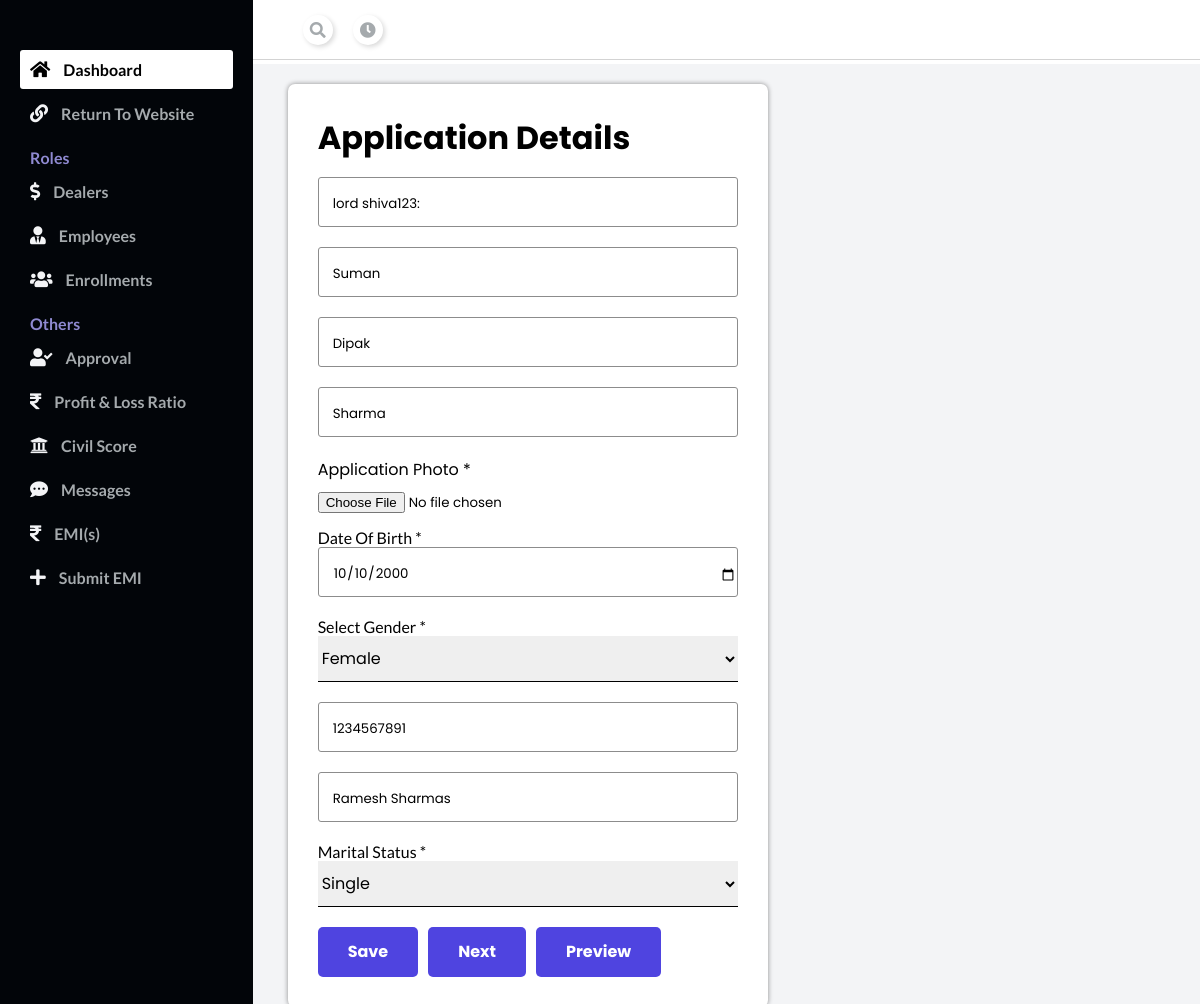
Screenshot of /admin_dashboard/edit_enrollment/48 with the database file from the repository.
### main/models.py (models this page shows)
class Enrollment(models.Model):
    user = models.ForeignKey(User, on_delete=models.CASCADE, null=True)
    enrollment_id = models.TextField()
    password = models.TextField()
    total_amount = models.IntegerField(blank=True, null=True)
    dealer = models.ForeignKey(Dealer, on_delete=models.CASCADE, null=True, blank=True)
    admin = models.TextField(null=True, blank=True)
    status = models.TextField(default="pending", blank=True)
    first_name = models.TextField(blank=True, null=True)
    middle_name = models.TextField(blank=True, null=True)
    last_name = models.TextField(blank=True, null=True)
    dob = models.DateField(blank=True, null=True)
    gender = models.TextField(blank=True, null=True)
    mobile_number = models.IntegerField(max_length=10, blank=True, null=True)
    maritial_status = models.TextField(blank=True, null=True)
    father_name = models.TextField(blank=True, null=True)
    spouse_name = models.TextField(blank=True, null=True)
    profile_image = models.ImageField(upload_to="profile_images", blank=True, null=True)
    id_proof = models.TextField(blank=True, null=True)
    pan = models.TextField(null=True, blank=True)
    pan_image = models.TextField(null=True, blank=True)
    voter_id = models.TextField(null=True, blank=True)
    voter_id_image = models.TextField(null=True, blank=True)
    driver_license = models.TextField(null=True, blank=True)
    driver_license_image = models.TextField(null=True, blank=True)
    consent = models.BooleanField(default=True)
    address_1 = models.TextField(blank=True, null=True)
    address_2 = models.TextField(blank=True, null=True)
    address_3 = models.TextField(blank=True, null=True)
    pincode = models.IntegerField(blank=True, null=True)
    city = models.TextField(blank=True, null=True)
    state = models.TextField(blank=True, null=True)
    post_office = models.TextField(blank=True, null=True)
    landmark = models.TextField(blank=True, null=True)
    aadhar_image = models.ImageField(blank=True, null=True, upload_to="aadhar_images")
    aadhar_image_back = models.ImageField(blank=True, null=True, upload_to="aadhar_back_images")
    location = models.TextField(blank=True, null=True)
    educational_qualification = models.TextField(blank=True, null=True) # SSC, 12th, Under Graduate, Graduate, Post Graduate, Professional, Others
    designation = models.TextField(blank=True, null=True)
    family_members = models.IntegerField(blank=True, null=True)
    monthly_income = models.IntegerField(blank=True, null=True)
    reference_first_name = models.TextField(blank=True, null=True)
    reference_middle_name = models.TextField(blank=True, null=True)
    reference_last_name = models.TextField(blank=True, null=True)
    reference_mobile_number = models.TextField(blank=True, null=True)
    reference_relation = models.TextField(blank=True, null=True)
    product_type = models.TextField(blank=True, null=True)
    product_cost = models.IntegerField(blank=True, null=True)
    emi_plan = models.TextField(blank=True, null=True)
    down_payment = models.IntegerField(blank=True, null=True)
    down_payment_terms = models.IntegerField(blank=True, null=True)
    due_amount_terms = models.IntegerField(blank=True, null=True)
    total_terms = models.IntegerField(blank=True, null=True)
    margin_money = models.IntegerField(blank=True, null=True)
    due_payment = models.IntegerField(blank=True, null=True)
    emi = models.IntegerField(blank=True, null=True)
    card = models.IntegerField(blank=True, null=True)
    processing_fee = models.IntegerField(blank=True, null=True)
    insurance = models.IntegerField(blank=True, null=True)
    total_cost = models.IntegerField(blank=True, null=True)
    imei_product_image = models.ImageField(blank=True, null=True, upload_to="imei_product_image/")
    product_model_sl_no = models.TextField(blank=True, null=True)
    ifsc_code = models.TextField(blank=True, null=True)
    urmn = models.TextField(blank=True, null=True)
    period_from = models.TextField(blank=True, null=True)
    period_to = models.TextField(blank=True, null=True)
    prospect_no = models.TextField(blank=True, null=True)
    account_holder_first_name = models.TextField(blank=True, null=True)
    account_holder_middle_name = models.TextField(blank=True, null=True)
    account_holder_last_name = models.TextField(blank=True, null=True)
    account_number = models.TextField(blank=True, null=True)
    bank_name = models.TextField(blank=True, null=True)
    invoice_date = models.DateField(auto_now_add=True, null=True, blank=True)

### admin/views.py (the view, shortened to what this page needs)
# urls.py: path('edit_enrollment/<int:id>', views.edit_enrollment, name="edit_enrollment"),
def edit_enrollment(request, id):
    id_created = ''.join(random.choice(string.digits) for _ in range(6))
    enroll_created = Enrollment.objects.filter(pk=id).last()
    return render(request, "Admin/edit_enrollment.html", {"enroll_created": enroll_created, "id":enroll_created.id})

### Template/Admin/edit_enrollment.html (shortened to what this page needs)
{% extends "admin_base.html" %}
{% block body %}
<div class="main__container">
    <form method="post" enctype="multipart/form-data" class="form">
        <div class="form-container">
            <div class="intro-text">
                <h1 style="font-family: 'Poppins', sans-serif">Application Details</h1>
            </div>
            <div class="inputs">
                <div class="input-10" style="margin-top: 15px;">
                    <input value="{{enroll_created.password}}" placeholder="Enrollment Password *" type="text" class="password" name="password" required/>
                </div>
                <div class="input-10" style="margin-top: 15px;">
                    <input value="{{enroll_created.first_name}}" placeholder="First Name *" type="text" class="first_name" name="first_name" required/>
                </div>
                <div class="input-10" style="margin-top: 15px;">
                    <input value="{{enroll_created.middle_name}}" type="text" class="middle_name" name="middle_name" placeholder="Middle Name"/>
                </div>
                <div class="input-10" style="margin-top: 15px;">
                    <input value="{{enroll_created.last_name}}" placeholder="Last Name *" type="text" class="last_name" name="last_name" required/>
                </div>
                <div class="input-11" style="margin-top: 15px;">
                    <label style="font-family: 'Poppins', sans-serif;">Application Photo *</label><br>
                    <input value="{{enroll_created.image}}" accept="image/*" capture="camera" style="margin-top: 10px; font-family: 'Poppins', sans-serif;" type="file" name="profile_image"/>
                </div>
                <div class="input-10" style="margin-top: 15px;">
                    <label style="padding-bottom: 5px;" for="">Date Of Birth *</label>
                    <input value="{{enroll_created.dob|date:'Y-m-d'}}" type="date" class="dob" name="dob" placeholder="Date Of Birth *"/>
                </div>
                <div class="input-10" style="margin-top: 15px;">
                    <label>Select Gender *</label>
                    <select class="gender" required style="width: 100%; padding: 10px 0px; font-family: 'Poppins', sans-serif; font-size: 16px; border: none; border-bottom: 1px solid;" name="gender">
                        {% if enroll_created.gender == 'Female' %}
                        <option value="Female" selected >Female</option>
                        {% endif %}
                    </select>
                </div>
                <div class="input-10" style="margin-top: 15px;">
                    <input placeholder="Mobile Number *" type="text" value="{{enroll_created.mobile_number}}" class="mobile_number" name="mobile_number" required/>
                </div>
                <div class="input-10" style="margin-top: 15px;">
                    <input value="{{enroll_created.father_name}}" placeholder="Father Name *" type="text" class="father_name" name="father_name" required/>
                </div>
                <div class="input-10" style="margin-top: 15px;">
                    <label>Marital Status *</label>
                    <select onchange="console.log(this.value); if(this.value == 'Married'){document.querySelector('.spouse_name').style.display = 'block';} else if(this.value == 'Single'){document.querySelector('.spouse_name').style.display = 'none';}" class="maritial_status" required style="width: 100%; padding: 10px 0px; font-family: 'Poppins', sans-serif; font-size: 16px; border: none; border-bottom: 1px solid;" name="maritial_status">
                        {% if enroll_created.maritial_status == "Single" %}
                        <option value="Single" selected >Single</option>
                        {% endif %}
                    </select>
                </div>
            </div>
            <div class="buttons-group">
                <button type="submit">Save</button>
                <button type="button" onclick="next()">Next</button>
                <button type="button" onclick="preview()">Preview</button>
            </div>
        </form>
        </div>
</div>
{% endblock body %}

### Template/admin_base.html (style rules this page uses)
* { margin: 0; padding: 0; }
body { box-sizing: border-box; font-family: "Lato", sans-serif; }
.main__container { padding: 20px 35px; }

### Template/Admin/edit_enrollment.html (style rules this page uses)
* { box-sizing: border-box; margin: 0; padding: 0; }
.form-container { width: 40vw; height: max-content; background: #fff; box-shadow: 0 0 5px 0 rgba(0, 0, 0, 0.431); border-radius: 7px; display: flex; flex-direction: column; justify-content: space-evenly; padding: 30px; }
.input-10 input { width: 100%; height: 50px; font-family: "Poppins", sans-serif; padding-left: 14px; padding-top: 5px; outline: none; border: 1px solid #8c8c8c; border-radius: 3px; transition: 0.2s; }
.input-10 { margin-bottom: 20px; }
.input-10 input::placeholder { font-family: "Poppins", sans-serif; font-size: 16px; color: #8c8c8c; transition: 0.2s; }
button { height: 50px; background: rgb(79,68,224); outline: none; border: none; border-radius: 5px; padding: 0px 30px; margin-right: 10px; width: max-content; display: flex; align-items: center; justify-content: center; color: #fff; font-family: "Poppins", sans-serif; font-size: 1rem; font-weight: bolder; }
.buttons-group { display: flex; align-items: center; }

### rows the page displays
Enrollment: password "lord shiva123:", first_name "Suman", middle_name "Dipak", last_name "Sharma", dob "10/10/2000", gender "Female", mobile_number "1234567891", father_name "Ramesh Sharmas", maritial_status "Single"
